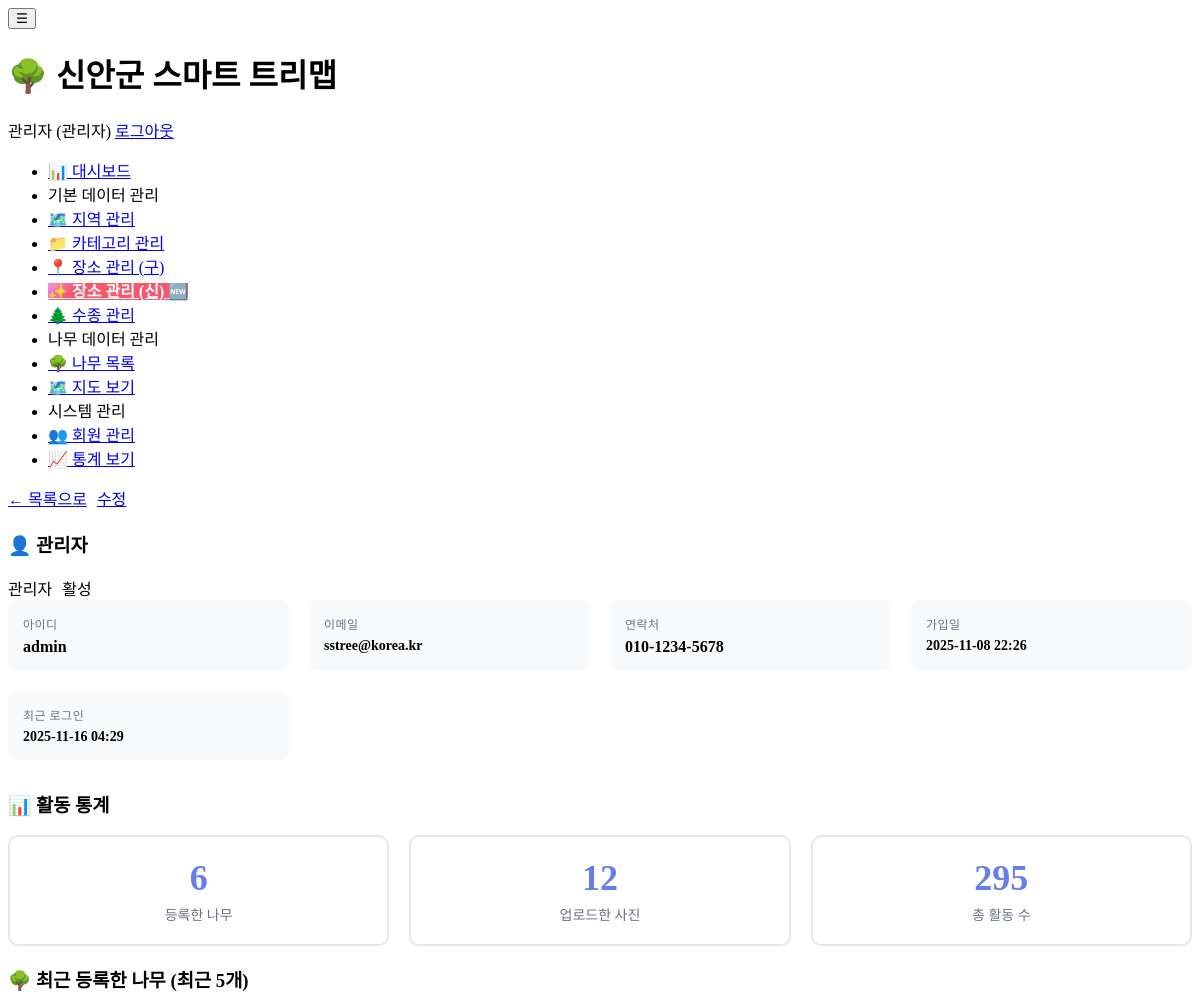
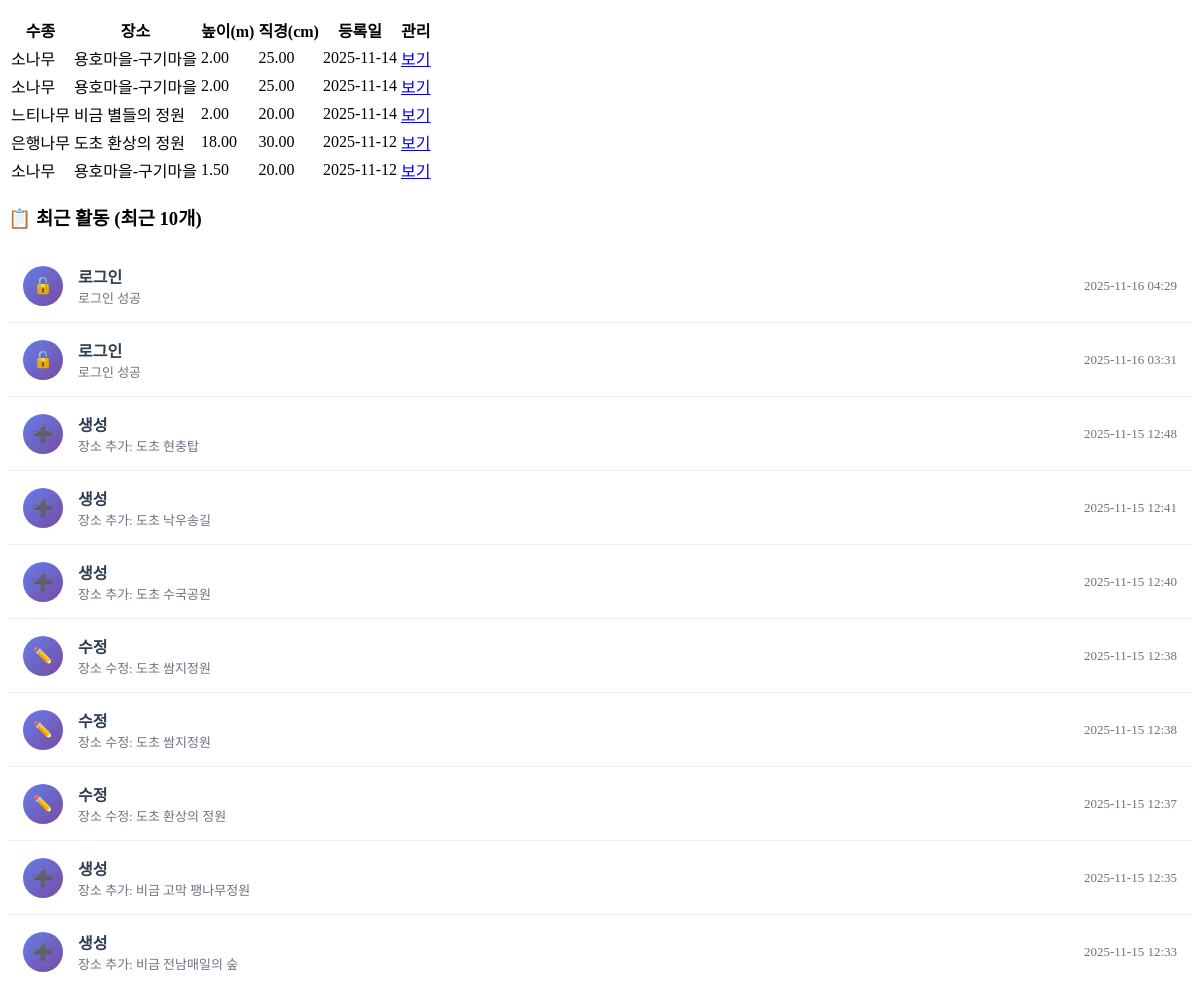
Page /admin/users/view.php?id=1 (signed in) on the committed database (2 pictures, top to bottom).
### tables this page shows
CREATE TABLE `users` (
  `user_id` int(11) NOT NULL,
  `username` varchar(50) NOT NULL,
  `email` varchar(100) NOT NULL,
  `password` varchar(255) NOT NULL,
  `role` enum('admin','manager','field_worker') DEFAULT 'field_worker',
  `name` varchar(50) DEFAULT NULL,
  `phone` varchar(20) DEFAULT NULL,
  `created_at` datetime DEFAULT NULL,
  `last_login` timestamp NULL DEFAULT NULL,
  `status` enum('active','inactive') DEFAULT 'active'
);

CREATE TABLE `trees` (
  `tree_id` int(11) NOT NULL,
  `region_id` int(11) DEFAULT NULL,
  `category_id` int(11) DEFAULT NULL,
  `location_id` int(11) DEFAULT NULL,
  `species_id` int(11) DEFAULT NULL,
  `tree_number` varchar(50) DEFAULT NULL,
  `planting_date` date DEFAULT NULL,
  `height` decimal(5,2) DEFAULT NULL,
  `diameter` decimal(5,2) DEFAULT NULL,
  `health_status` enum('excellent','good','fair','poor','dead') DEFAULT 'good',
  `latitude` decimal(10,8) DEFAULT NULL,
  `longitude` decimal(11,8) DEFAULT NULL,
  `notes` text DEFAULT NULL,
  `created_by` int(11) DEFAULT NULL,
  `created_at` timestamp NOT NULL DEFAULT current_timestamp(),
  `updated_at` timestamp NOT NULL DEFAULT current_timestamp() ON UPDATE current_timestamp()
);

CREATE TABLE `tree_species_master` (
  `species_id` int(11) NOT NULL,
  `scientific_name` varchar(200) NOT NULL,
  `korean_name` varchar(100) NOT NULL,
  `english_name` varchar(100) DEFAULT NULL,
  `family` varchar(100) DEFAULT NULL COMMENT '����',
  `genus` varchar(100) DEFAULT NULL COMMENT '�Ӹ�',
  `characteristics` text DEFAULT NULL COMMENT 'Ư¡',
  `growth_info` text DEFAULT NULL COMMENT '���� ����',
  `care_guide` text DEFAULT NULL COMMENT '���� ���̵�',
  `thumbnail_url` varchar(500) DEFAULT NULL,
  `created_at` timestamp NOT NULL DEFAULT current_timestamp()
);

CREATE TABLE `locations` (
  `location_id` int(11) NOT NULL,
  `region_id` int(11) DEFAULT NULL,
  `category_id` int(11) DEFAULT NULL,
  `location_name` varchar(200) NOT NULL,
  `address` text DEFAULT NULL,
  `road_name` varchar(200) DEFAULT NULL COMMENT '도로명/노선명 (가로수)',
  `section_start` varchar(200) DEFAULT NULL COMMENT '시점 (가로수)',
  `section_end` varchar(200) DEFAULT NULL COMMENT '종점 (가로수)',
  `location_type` enum('urban_forest','street_tree','living_forest','school','park','other') DEFAULT 'other' COMMENT '장소 유형',
  `latitude` decimal(10,8) DEFAULT NULL,
  `longitude` decimal(11,8) DEFAULT NULL,
  `area` decimal(10,2) DEFAULT NULL COMMENT '넓이(㎡) - 공원, 생활숲 등',
  `length` decimal(10,2) DEFAULT NULL COMMENT '길이(m) - 가로수 등',
  `width` decimal(10,2) DEFAULT NULL COMMENT '폭(m) - 가로수 도로폭 등',
  `establishment_year` int(11) DEFAULT NULL COMMENT '�����⵵',
  `management_agency` varchar(200) DEFAULT NULL COMMENT '�������',
  `manager_name` varchar(100) DEFAULT NULL COMMENT '관리 책임자명',
  `manager_contact` varchar(50) DEFAULT NULL COMMENT '관리 책임자 연락처',
  `video_url` varchar(500) DEFAULT NULL COMMENT '������ �ּ� (��Ʃ��, ���̹�TV ��)',
  `description` text DEFAULT NULL,
  `created_at` timestamp NOT NULL DEFAULT current_timestamp(),
  `updated_at` timestamp NOT NULL DEFAULT current_timestamp() ON UPDATE current_timestamp()
);

CREATE TABLE `activity_logs` (
  `log_id` int(11) NOT NULL,
  `user_id` int(11) DEFAULT NULL,
  `action` varchar(100) DEFAULT NULL,
  `target_type` varchar(50) DEFAULT NULL,
  `target_id` int(11) DEFAULT NULL,
  `details` text DEFAULT NULL,
  `ip_address` varchar(45) DEFAULT NULL,
  `created_at` timestamp NOT NULL DEFAULT current_timestamp()
);

### admin/users/view.php (the view, shortened to what this page needs)
<?php
$database = new Database();
$db = $database->getConnection();
$user_id = isset($_GET['id']) ? (int)$_GET['id'] : 0;
$query = "SELECT * FROM users WHERE user_id = :user_id";
$stmt = $db->prepare($query);
$stmt->bindParam(':user_id', $user_id);
$stmt->execute();
$user = $stmt->fetch();
$stats = [];
$treeQuery = "SELECT COUNT(*) as count FROM trees WHERE created_by = :user_id";
$treeStmt = $db->prepare($treeQuery);
$treeStmt->bindParam(':user_id', $user_id);
$treeStmt->execute();
$stats['trees'] = $treeStmt->fetch()['count'];
$photoQuery = "SELECT COUNT(*) as count FROM tree_photos WHERE uploaded_by = :user_id";
$photoStmt = $db->prepare($photoQuery);
$photoStmt->bindParam(':user_id', $user_id);
$photoStmt->execute();
$stats['photos'] = $photoStmt->fetch()['count'];
$logQuery = "SELECT COUNT(*) as count FROM activity_logs WHERE user_id = :user_id";
$logStmt = $db->prepare($logQuery);
$logStmt->bindParam(':user_id', $user_id);
$logStmt->execute();
$stats['logs'] = $logStmt->fetch()['count'];
$recentLogQuery = "SELECT al.*,
                   CASE
                       WHEN al.action = 'login' THEN '로그인'
                       WHEN al.action = 'logout' THEN '로그아웃'
                       WHEN al.action = 'create' THEN '생성'
                       WHEN al.action = 'update' THEN '수정'
                       WHEN al.action = 'delete' THEN '삭제'
                       ELSE al.action
                   END as action_name
                   FROM activity_logs al
                   WHERE al.user_id = :user_id
                   ORDER BY al.created_at DESC
                   LIMIT 10";
$recentLogStmt = $db->prepare($recentLogQuery);
$recentLogStmt->bindParam(':user_id', $user_id);
$recentLogStmt->execute();
$recent_logs = $recentLogStmt->fetchAll();
$recentTreeQuery = "SELECT t.*, s.korean_name as species_name, l.location_name
                    FROM trees t
                    LEFT JOIN tree_species_master s ON t.species_id = s.species_id
                    LEFT JOIN locations l ON t.location_id = l.location_id
                    WHERE t.created_by = :user_id
                    ORDER BY t.created_at DESC
                    LIMIT 5";
$recentTreeStmt = $db->prepare($recentTreeQuery);
$recentTreeStmt->bindParam(':user_id', $user_id);
$recentTreeStmt->execute();
$recent_trees = $recentTreeStmt->fetchAll();
$role_labels = [
    'admin' => '관리자',
    'manager' => '매니저',
    'field_worker' => '현장직원'
];
$status_labels = [
    'active' => '활성',
    'inactive' => '비활성'
];
include '../../includes/header.php';
?>
<div style="display: flex; gap: 10px; margin-bottom: 20px;">
    <a href="list.php" class="btn btn-secondary">← 목록으로</a>
    <a href="edit.php?id=<?php echo $user_id; ?>" class="btn btn-primary">수정</a>
</div>
<div class="card">
    <div class="card-header">
        <h3 class="card-title">👤 <?php echo htmlspecialchars($user['name'] ?: $user['username']); ?></h3>
        <div style="display: flex; gap: 10px;">
            <span class="badge badge-info"><?php echo $role_labels[$user['role']]; ?></span>
            <span class="badge <?php echo $user['status'] === 'active' ? 'badge-success' : 'badge-danger'; ?>">
                <?php echo $status_labels[$user['status']]; ?>
            </span>
        </div>
    </div>
    <div class="card-body">
        <div class="info-grid">
            <div class="info-item">
                <div class="info-label">아이디</div>
                <div class="info-value" style="font-size: 16px;">
                    <?php echo htmlspecialchars($user['username']); ?>
                </div>
            </div>
            <div class="info-item">
                <div class="info-label">이메일</div>
                <div class="info-value" style="font-size: 14px;">
                    <?php echo htmlspecialchars($user['email']); ?>
                </div>
            </div>
            <?php if ($user['phone']): ?>
                <div class="info-item">
                    <div class="info-label">연락처</div>
                    <div class="info-value" style="font-size: 16px;">
                        <?php echo htmlspecialchars($user['phone']); ?>
                    </div>
                </div>
            <?php endif; ?>
            <div class="info-item">
                <div class="info-label">가입일</div>
                <div class="info-value" style="font-size: 14px;">
                    <?php echo date('Y-m-d H:i', strtotime($user['created_at'])); ?>
                </div>
            </div>
            <div class="info-item">
                <div class="info-label">최근 로그인</div>
                <div class="info-value" style="font-size: 14px;">
                    <?php echo $user['last_login'] ? date('Y-m-d H:i', strtotime($user['last_login'])) : '기록 없음'; ?>
                </div>
            </div>
        </div>
    </div>
</div>
<div class="card">
    <div class="card-header">
        <h3 class="card-title">📊 활동 통계</h3>
    </div>
    <div class="card-body">
        <div style="display: grid; grid-template-columns: repeat(auto-fit, minmax(200px, 1fr)); gap: 20px;">
            <div class="stat-box">
                <div class="stat-number"><?php echo number_format($stats['trees']); ?></div>
                <div class="stat-label">등록한 나무</div>
            </div>
            <div class="stat-box">
                <div class="stat-number"><?php echo number_format($stats['photos']); ?></div>
                <div class="stat-label">업로드한 사진</div>
            </div>
            <div class="stat-box">
                <div class="stat-number"><?php echo number_format($stats['logs']); ?></div>
                <div class="stat-label">총 활동 수</div>
            </div>
        </div>
    </div>
</div>
<?php if (count($recent_trees) > 0): ?>
    <div class="card">
        <div class="card-header">
            <h3 class="card-title">🌳 최근 등록한 나무 (최근 5개)</h3>
        </div>
        <div class="card-body">
            <div class="table-responsive">
                <table>
                    <thead>
                        <tr>
                            <th>수종</th>
                            <th>장소</th>
                            <th>높이(m)</th>
                            <th>직경(cm)</th>
                            <th>등록일</th>
                            <th>관리</th>
                        </tr>
                    </thead>
                    <tbody>
                        <?php foreach ($recent_trees as $tree): ?>
                            <tr>
                                <td><?php echo htmlspecialchars($tree['species_name'] ?: '-'); ?></td>
                                <td><?php echo htmlspecialchars($tree['location_name'] ?: '-'); ?></td>
                                <td><?php echo $tree['height'] ? number_format($tree['height'], 2) : '-'; ?></td>
                                <td><?php echo $tree['diameter'] ? number_format($tree['diameter'], 2) : '-'; ?></td>
                                <td><?php echo date('Y-m-d', strtotime($tree['created_at'])); ?></td>
                                <td>
                                    <a href="<?php echo BASE_URL; ?>/admin/trees/view.php?id=<?php echo $tree['tree_id']; ?>"
                                       class="btn btn-sm btn-success">보기</a>
                                </td>
                            </tr>
                        <?php endforeach; ?>
                    </tbody>
                </table>
            </div>
        </div>
    </div>
<?php endif; ?>
<?php if (count($recent_logs) > 0): ?>
    <div class="card">
        <div class="card-header">
            <h3 class="card-title">📋 최근 활동 (최근 10개)</h3>
        </div>
        <div class="card-body">
            <?php foreach ($recent_logs as $log): ?>
                <div class="activity-item">
                    <div style="display: flex; align-items: center; flex: 1;">
                        <div class="activity-icon">
                            <?php
                            $icons = [
                                'login' => '🔓',
                                'logout' => '🔒',
                                'create' => '➕',
                                'update' => '✏️',
                                'delete' => '🗑️'
                            ];
                            echo $icons[$log['action']] ?? '📝';
                            ?>
                        </div>
                        <div>
                            <div style="font-weight: 600; color: #2c3e50;">
                                <?php echo htmlspecialchars($log['action_name']); ?>
                            </div>
                            <div style="font-size: 13px; color: #6b7280;">
                                <?php echo htmlspecialchars($log['details']); ?>
                            </div>
                        </div>
                    </div>
                    <div style="text-align: right; color: #6b7280; font-size: 13px;">
                        <?php echo date('Y-m-d H:i', strtotime($log['created_at'])); ?>
                    </div>
                </div>
            <?php endforeach; ?>
        </div>
    </div>
<?php endif; ?>
<?php include '../../includes/footer.php'; ?>

### admin/users/view.php (style rules this page uses)
.info-grid { display: grid; grid-template-columns: repeat(auto-fit, minmax(250px, 1fr)); gap: 20px; margin-bottom: 30px; }
.info-item { background: #f9fafb; padding: 15px; border-radius: 8px; border-left: 4px solid var(--primary-color); }
.info-label { font-size: 12px; color: #6b7280; text-transform: uppercase; letter-spacing: 0.5px; margin-bottom: 5px; }
.info-value { font-size: 18px; font-weight: 600; color: var(--dark-color); }
.stat-box { background: white; border: 2px solid #e5e7eb; border-radius: 10px; padding: 20px; text-align: center; transition: all 0.3s; }
.stat-number { font-size: 36px; font-weight: 700; color: #667eea; margin-bottom: 5px; }
.stat-label { font-size: 14px; color: #6b7280; }
.activity-item { padding: 15px; border-bottom: 1px solid #f0f0f0; display: flex; justify-content: space-between; align-items: center; }
.activity-item:last-child { border-bottom: none; }
.activity-icon { width: 40px; height: 40px; border-radius: 50%; background: linear-gradient(135deg, #667eea 0%, #764ba2 100%); color: white; display: flex; align-items: center; justify-content: center; font-weight: 600; margin-right: 15px; }

### rows in the picture
users: name "관리자", role "관리자", status "활성", username "admin", email "sstree@korea.kr", phone "010-1234-5678", created_at "2025-11-08 22:26", last_login "2025-11-16 04:29"
trees: species.korean_name "소나무", location.location_name "용호마을-구기마을", height "2.00", diameter "25.00", created_at "2025-11-14"
trees: species.korean_name "소나무", location.location_name "용호마을-구기마을", height "2.00", diameter "25.00", created_at "2025-11-14"
trees: species.korean_name "느티나무", location.location_name "비금 별들의 정원", height "2.00", diameter "20.00", created_at "2025-11-14"
trees: species.korean_name "은행나무", location.location_name "도초 환상의 정원", height "18.00", diameter "30.00", created_at "2025-11-12"
trees: species.korean_name "소나무", location.location_name "용호마을-구기마을", height "1.50", diameter "20.00", created_at "2025-11-12"
activity_logs: action "🔓", action_name "로그인", details "로그인 성공", created_at "2025-11-16 04:29"
activity_logs: action "🔓", action_name "로그인", details "로그인 성공", created_at "2025-11-16 03:31"
activity_logs: action "➕", action_name "생성", details "장소 추가: 도초 현충탑", created_at "2025-11-15 12:48"
activity_logs: action "➕", action_name "생성", details "장소 추가: 도초 낙우송길", created_at "2025-11-15 12:41"
activity_logs: action "➕", action_name "생성", details "장소 추가: 도초 수국공원", created_at "2025-11-15 12:40"
activity_logs: action "✏️", action_name "수정", details "장소 수정: 도초 쌈지정원", created_at "2025-11-15 12:38"
activity_logs: action "✏️", action_name "수정", details "장소 수정: 도초 쌈지정원", created_at "2025-11-15 12:38"
activity_logs: action "✏️", action_name "수정", details "장소 수정: 도초 환상의 정원", created_at "2025-11-15 12:37"
activity_logs: action "➕", action_name "생성", details "장소 추가: 비금 고막 팽나무정원", created_at "2025-11-15 12:35"
activity_logs: action "➕", action_name "생성", details "장소 추가: 비금 전남매일의 숲", created_at "2025-11-15 12:33"

### other values in the picture
SITE_NAME "신안군 스마트 트리맵"
$_SESSION['name'] "관리자"
$stats['trees'] "6"
$stats['photos'] "12"
$stats['logs'] "295"
